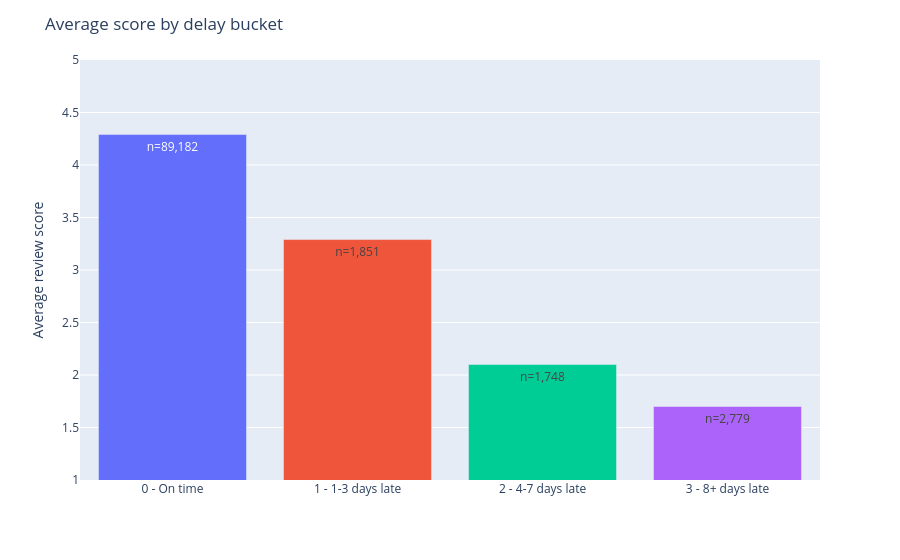

The notebook cell this image was saved under:
### Markdown cell above
## 2. Does delay lower the score?

Average score per delay bucket and the full score distribution confirm that delay lowers the score.

### Code cell
by_bucket = q("q02_score_by_delay.sql")

fig = px.bar(by_bucket, x="bucket", y="avg_score", color="bucket",
             text=by_bucket["n"].map("n={:,}".format))
fig.update_yaxes(range=[1, 5], title="Average review score")
fig.update_xaxes(title=None)
fig.update_layout(title="Average score by delay bucket",
                  showlegend=False)
save(fig, "score_by_delay")

### Figure 1 — Plotly figure (JSON) as saved in the notebook; plotly's stock layout.template omitted (floating-point values rounded to 4 significant figures)
{"data": [{"hovertemplate": "bucket=%{x}<br>avg_score=%{y}<br>text=%{text}<extra></extra>", "legendgroup": "0 - On time", "marker": {"color": "#636efa", "pattern": {"shape": ""}}, "name": "0 - On time", "orientation": "v", "showlegend": true, "text": ["n=89,182"], "textposition": "auto", "type": "bar", "x": ["0 - On time"], "xaxis": "x", "y": [4.29], "yaxis": "y"}, {"hovertemplate": "bucket=%{x}<br>avg_score=%{y}<br>text=%{text}<extra></extra>", "legendgroup": "1 - 1-3 days late", "marker": {"color": "#EF553B", "pattern": {"shape": ""}}, "name": "1 - 1-3 days late", "orientation": "v", "showlegend": true, "text": ["n=1,851"], "textposition": "auto", "type": "bar", "x": ["1 - 1-3 days late"], "xaxis": "x", "y": [3.29], "yaxis": "y"}, {"hovertemplate": "bucket=%{x}<br>avg_score=%{y}<br>text=%{text}<extra></extra>", "legendgroup": "2 - 4-7 days late", "marker": {"color": "#00cc96", "pattern": {"shape": ""}}, "name": "2 - 4-7 days late", "orientation": "v", "showlegend": true, "text": ["n=1,748"], "textposition": "auto", "type": "bar", "x": ["2 - 4-7 days late"], "xaxis": "x", "y": [2.1], "yaxis": "y"}, {"hovertemplate": "bucket=%{x}<br>avg_score=%{y}<br>text=%{text}<extra></extra>", "legendgroup": "3 - 8+ days late", "marker": {"color": "#ab63fa", "pattern": {"shape": ""}}, "name": "3 - 8+ days late", "orientation": "v", "showlegend": true, "text": ["n=2,779"], "textposition": "auto", "type": "bar", "x": ["3 - 8+ days late"], "xaxis": "x", "y": [1.7], "yaxis": "y"}], "layout": {"barmode": "relative", "legend": {"title": {"text": "bucket"}, "tracegroupgap": 0}, "margin": {"t": 60}, "showlegend": false, "title": {"text": "Average score by delay bucket"}, "xaxis": {"anchor": "y", "categoryarray": ["0 - On time", "1 - 1-3 days late", "2 - 4-7 days late", "3 - 8+ days late"], "categoryorder": "array", "domain": [0, 1], "title": {}}, "yaxis": {"anchor": "x", "domain": [0, 1], "range": [1, 5], "title": {"text": "Average review score"}}}}
